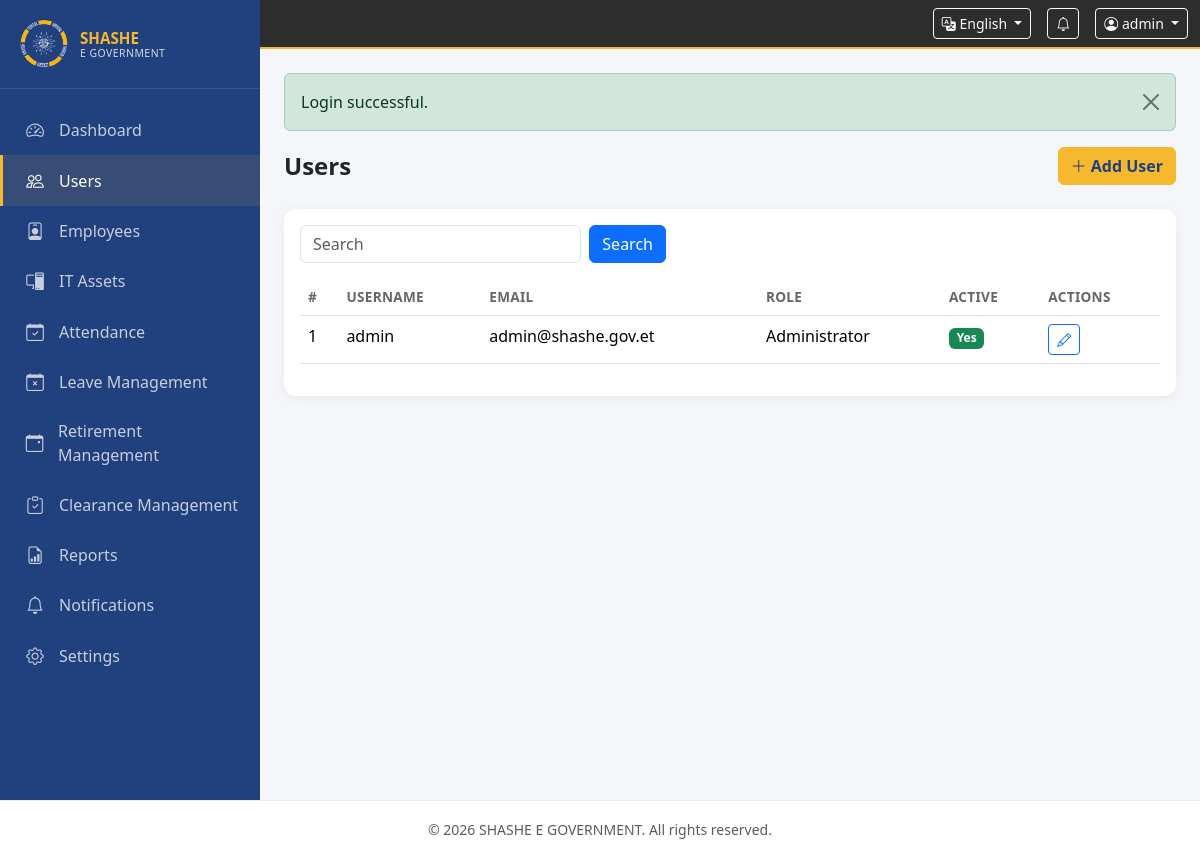
The app's page /modules/users/index.php (signed in) with its own data.
### tables this page shows
CREATE TABLE users (
    id INT UNSIGNED PRIMARY KEY AUTO_INCREMENT,
    username VARCHAR(50) NOT NULL UNIQUE,
    email VARCHAR(100) NOT NULL UNIQUE,
    password VARCHAR(255) NOT NULL,
    role_id TINYINT UNSIGNED NOT NULL,
    employee_id INT UNSIGNED DEFAULT NULL,
    is_active TINYINT(1) DEFAULT 1,
    last_login DATETIME DEFAULT NULL,
    created_at TIMESTAMP DEFAULT CURRENT_TIMESTAMP,
    updated_at TIMESTAMP DEFAULT CURRENT_TIMESTAMP ON UPDATE CURRENT_TIMESTAMP,
    FOREIGN KEY (role_id) REFERENCES roles (id)
);

CREATE TABLE roles (
    id TINYINT UNSIGNED PRIMARY KEY AUTO_INCREMENT,
    name VARCHAR(50) NOT NULL UNIQUE,
    slug VARCHAR(50) NOT NULL UNIQUE,
    description VARCHAR(255) DEFAULT NULL,
    created_at TIMESTAMP DEFAULT CURRENT_TIMESTAMP
);

### config/app.php (called while the page is built, shortened)
<?php
return [
    'name' => 'SHASHE E GOVERNMENT',
    'url' => 'http://localhost/shashemene-egevornment',
    'timezone' => 'Africa/Addis_Ababa',
    'locale' => 'en',
    'supported_locales' => ['en', 'or', 'am'],
    'locale_names' => [
        'en' => 'English',
        'or' => 'Afaan Oromoo',
        'am' => 'አማርኛ',
    ],
    'session_name' => 'SHASHE_EGOV_SESSION',
    'session_lifetime' => 7200,
    'csrf_token_name' => '_csrf_token',
    'max_upload_size' => 10 * 1024 * 1024,
    'allowed_upload_types' => [
        'pdf' => 'application/pdf',
        'doc' => 'application/msword',
        'docx' => 'application/vnd.openxmlformats-officedocument.wordprocessingml.document',
        'jpg' => 'image/jpeg',
        'jpeg' => 'image/jpeg',
        'png' => 'image/png',
    ],
    'roles' => [
        'admin' => 1,
        'hr' => 2,
        'it' => 3,
        'employee' => 4,
    ],
    'brand' => [
        'primary' => '#F5B82E',
        'dark' => '#1a1a1a',
    ],
    'jwt' => [
        'secret' => getenv('JWT_SECRET') ?: base64_encode(random_bytes(32)),
        'algorithm' => 'HS256',
        'expiration' => 7200,
        'issuer' => 'shashe-egovernment',
    ],
    'api' => [
        'cors_origins' => [
            'http://localhost:3000',
            'http://localhost:5173',
            'http://localhost:8080',
        ],
        'cors_methods' => ['GET', 'POST', 'PUT', 'DELETE', 'OPTIONS'],
        'cors_headers' => ['Content-Type', 'Authorization'],
        'cors_credentials' => true,
        'rate_limiting' => [
            'enabled' => true,
            'requests_per_minute' => 100,
            'login_attempts_per_hour' => 5,
        ],
    ],
];

### includes/auth.php (called while the page is built, shortened)
<?php
function currentUser(): ?array
{
    return $_SESSION['user'] ?? null;
}
function hasRole(string ...$roles): bool
{
    $user = currentUser();
    return in_array($user['role_slug'], $roles, true);
}

### includes/lang.php (called while the page is built, shortened)
<?php
$translations = [];
function loadTranslations(string $locale): void
{
    $file = __DIR__ . '/lang/' . $locale . '.php';
    $translations = require $file;
}
function __(string $key, array $replace = []): string
{
    global $translations;
    $text = $translations[$key] ?? $key;
    foreach ($replace as $search => $value) {
        $text = str_replace(':' . $search, (string) $value, $text);
    }
    return $text;
}

### modules/users/index.php (the view, shortened to what this page needs)
<?php
require_once __DIR__ . '/../../includes/bootstrap.php';
$page = max(1, (int) ($_GET['page'] ?? 1));
$search = trim($_GET['search'] ?? '');
$where = '1=1';
$params = [];
$countStmt = $pdo->prepare("SELECT COUNT(*) FROM users u WHERE $where");
$countStmt->execute($params);
$pagination = paginate((int) $countStmt->fetchColumn(), $page);
$stmt = $pdo->prepare(
    "SELECT u.*, r.name AS role_name FROM users u JOIN roles r ON u.role_id = r.id
     WHERE $where ORDER BY u.created_at DESC LIMIT {$pagination['per_page']} OFFSET {$pagination['offset']}"
);
$stmt->execute($params);
$users = $stmt->fetchAll();
require __DIR__ . '/../../includes/header.php';
?>
<div class="page-header d-flex justify-content-between align-items-center flex-wrap gap-2">
    <h1><?= __('users') ?></h1>
    <a href="<?= baseUrl('modules/users/create.php') ?>" class="btn btn-brand"><i class="bi bi-plus-lg me-1"></i><?= __('add_user') ?></a>
</div>
<div class="card">
    <div class="card-body">
        <form method="get" class="row g-2 mb-3">
            <div class="col-md-4"><input type="text" name="search" class="form-control" placeholder="<?= __('search') ?>" value="<?= e($search) ?>"></div>
            <div class="col-auto"><button type="submit" class="btn btn-primary"><?= __('search') ?></button></div>
        </form>
        <div class="table-responsive">
            <table class="table table-hover">
                <thead><tr>
                    <th>#</th><th><?= __('username') ?></th><th><?= __('email') ?></th><th><?= __('role') ?></th><th><?= __('is_active') ?></th><th><?= __('actions') ?></th>
                </tr></thead>
                <tbody>
                <?php foreach ($users as $u): ?>
                <tr>
                    <td><?= (int) $u['id'] ?></td>
                    <td><?= e($u['username']) ?></td>
                    <td><?= e($u['email']) ?></td>
                    <td><?= e($u['role_name']) ?></td>
                    <td><span class="badge bg-<?= $u['is_active'] ? 'success' : 'secondary' ?>"><?= $u['is_active'] ? __('yes') : __('no') ?></span></td>
                    <td>
                        <a href="<?= baseUrl('modules/users/edit.php?id=' . $u['id']) ?>" class="btn btn-sm btn-outline-primary"><i class="bi bi-pencil"></i></a>
                    </td>
                </tr>
                <?php endforeach; ?>
                </tbody>
            </table>
        </div>
    </div>
</div>
<?php require __DIR__ . '/../../includes/footer.php'; ?>

### includes/header.php (shortened to what this page needs)
<?php
$config = require __DIR__ . '/../config/app.php';
$bodyClass = $bodyClass ?? '';
$user = currentUser();
?>
<!DOCTYPE html>
<html lang="<?= e($locale ?? 'en') ?>" dir="ltr">
<head>
    <link href="https://cdn.jsdelivr.net/npm/bootstrap@5.3.3/dist/css/bootstrap.min.css" rel="stylesheet">
    <link href="https://cdn.jsdelivr.net/npm/bootstrap-icons@1.11.3/font/bootstrap-icons.min.css" rel="stylesheet">
    <link href="<?= assetUrl('css/style.css') ?>" rel="stylesheet">
</head>
<body class="<?= e($bodyClass) ?>">
<?php if ($user): ?>
<div class="app-wrapper">
    <?php require __DIR__ . '/sidebar.php'; ?>
    <div class="main-content">
        <nav class="topbar navbar navbar-dark">
            <div class="container-fluid">
                <div class="d-flex align-items-center ms-auto gap-3">
                    <div class="dropdown">
                        <button class="btn btn-sm btn-outline-light dropdown-toggle" data-bs-toggle="dropdown">
                            <i class="bi bi-translate"></i> <?= e($config['locale_names'][$locale] ?? 'EN') ?>
                        </button>
                    </div>
                    <a href="<?= baseUrl('modules/notifications/index.php') ?>" class="btn btn-sm btn-outline-light position-relative">
                        <i class="bi bi-bell"></i>
                    </a>
                    <div class="dropdown">
                        <button class="btn btn-sm btn-outline-light dropdown-toggle" data-bs-toggle="dropdown">
                            <i class="bi bi-person-circle"></i> <?= e($user['username']) ?>
                        </button>
                    </div>
                </div>
            </div>
        </nav>
        <main class="content-area p-3 p-md-4">
            <?= renderFlash() ?>
<?php else: ?>
<main>
<?php endif; ?>

### includes/sidebar.php (shortened to what this page needs)
<?php
$menuItems = [
    ['module' => 'dashboard', 'icon' => 'speedometer2', 'label' => __('dashboard'), 'url' => 'modules/dashboard/index.php'],
    ['module' => 'users', 'icon' => 'people', 'label' => __('users'), 'url' => 'modules/users/index.php', 'roles' => ['admin']],
    ['module' => 'employees', 'icon' => 'person-badge', 'label' => __('employees'), 'url' => 'modules/employees/index.php'],
    ['module' => 'assets', 'icon' => 'pc-display', 'label' => __('assets'), 'url' => 'modules/assets/index.php'],
    ['module' => 'attendance', 'icon' => 'calendar-check', 'label' => __('attendance'), 'url' => 'modules/attendance/index.php'],
    ['module' => 'leave', 'icon' => 'calendar-x', 'label' => __('leave'), 'url' => 'modules/leave/index.php'],
    ['module' => 'retirement', 'icon' => 'calendar-event', 'label' => __('retirement_management'), 'url' => 'modules/retirement/index.php', 'roles' => ['admin', 'hr']],
    ['module' => 'clearance', 'icon' => 'clipboard-check', 'label' => __('clearance_management'), 'url' => 'modules/clearance/index.php', 'roles' => ['admin', 'hr']],
    ['module' => 'reports', 'icon' => 'file-earmark-bar-graph', 'label' => __('reports'), 'url' => 'modules/reports/index.php'],
    ['module' => 'notifications', 'icon' => 'bell', 'label' => __('notifications'), 'url' => 'modules/notifications/index.php'],
    ['module' => 'settings', 'icon' => 'gear', 'label' => __('settings'), 'url' => 'modules/settings/index.php', 'roles' => ['admin']],
];
?>
<aside class="sidebar" id="sidebar">
    <div class="sidebar-brand">
        <img src="<?= assetUrl('img/logo.png') ?>" alt="<?= e(__('app_name')) ?>" class="sidebar-logo">
        <div class="brand-text">
            <strong>SHASHE</strong>
            <small>E GOVERNMENT</small>
        </div>
    </div>
    <nav class="sidebar-nav">
        <ul class="nav flex-column">
            <?php foreach ($menuItems as $item):
                $active = str_contains($_SERVER['REQUEST_URI'] ?? '', $item['url']) ? ' active' : '';
            ?>
            <li class="nav-item">
                <a class="nav-link<?= $active ?>" href="<?= baseUrl($item['url']) ?>">
                    <i class="bi bi-<?= e($item['icon']) ?>"></i>
                    <span><?= e($item['label']) ?></span>
                </a>
            </li>
            <?php endforeach; ?>
        </ul>
    </nav>
</aside>

### includes/functions.php (shortened to what this page needs)
<?php
function e(?string $value): string
{
    return htmlspecialchars($value ?? '', ENT_QUOTES | ENT_SUBSTITUTE, 'UTF-8');
}
function baseUrl(string $path = ''): string
{
    static $base = null;
    if ($base === null) {
        $config = require __DIR__ . '/../config/app.php';
        $base = rtrim($config['url'], '/');
    }
    $path = ltrim($path, '/');
    return $path === '' ? $base : $base . '/' . $path;
}
function assetUrl(string $path): string
{
    return baseUrl('assets/' . ltrim($path, '/'));
}
function getFlash(): array
{
    $messages = $_SESSION['flash'] ?? [];
    return $messages;
}
function renderFlash(): string
{
    $messages = getFlash();
    $html = '';
    foreach ($messages as $type => $items) {
        $class = match ($type) {
            'success' => 'alert-success',
            'error', 'danger' => 'alert-danger',
            'warning' => 'alert-warning',
            default => 'alert-info',
        };
        foreach ($items as $msg) {
            $html .= '<div class="alert ' . $class . ' alert-dismissible fade show" role="alert">'
                . e($msg)
                . '<button type="button" class="btn-close" data-bs-dismiss="alert"></button></div>';
        }
    }
    return $html;
}
function paginate(int $total, int $page, int $perPage = 15): array
{
    $totalPages = max(1, (int) ceil($total / $perPage));
    $page = max(1, min($page, $totalPages));
    $offset = ($page - 1) * $perPage;
    return [
        'total' => $total,
        'page' => $page,
        'per_page' => $perPage,
        'total_pages' => $totalPages,
        'offset' => $offset,
    ];
}

### includes/footer.php (shortened to what this page needs)
<?php if ($user ?? currentUser()): ?>
        </main>
    </div>
</div>
<?php else: ?>
</main>
<?php endif; ?>
<footer class="app-footer text-center py-3">
    <small class="text-muted"><?= __('copyright', ['year' => date('Y')]) ?></small>
</footer>
</body>
</html>

### assets/css/style.css (style rules this page uses)
:root { --brand-primary: #F5B82E; --brand-dark: #21407e; --brand-dark-light: #2d2d2d; --sidebar-width: 260px; }
* { box-sizing: border-box; }
body { font-family: 'Segoe UI', system-ui, -apple-system, sans-serif; background: #f4f6f9; min-height: 100vh; }
.app-wrapper { display: flex; min-height: 100vh; }
.sidebar { width: var(--sidebar-width); background: var(--brand-dark); color: #fff; position: fixed; top: 0; left: 0; height: 100vh; z-index: 1040; display: flex; flex-direction: column; transition: transform 0.3s ease; }
.sidebar-brand { padding: 1.25rem; display: flex; align-items: center; gap: 0.75rem; border-bottom: 1px solid rgba(255,255,255,0.1); }
.sidebar-logo { width: 48px; height: 48px; border-radius: 50%; object-fit: cover; }
.brand-text { display: flex; flex-direction: column; line-height: 1.2; }
.brand-text strong { color: var(--brand-primary); font-size: 0.95rem; }
.brand-text small { font-size: 0.65rem; opacity: 0.8; letter-spacing: 0.5px; }
.sidebar-nav { flex: 1; overflow-y: auto; padding: 1rem 0; }
.sidebar-nav .nav-link { color: rgba(255,255,255,0.75); padding: 0.75rem 1.25rem; display: flex; align-items: center; gap: 0.75rem; border-left: 3px solid transparent; transition: all 0.2s; }
.sidebar-nav .nav-link:hover, .sidebar-nav .nav-link.active { color: #fff; background: rgba(245,184,46,0.1); border-left-color: var(--brand-primary); }
.sidebar-nav .nav-link i { font-size: 1.1rem; width: 1.5rem; text-align: center; }
.main-content { margin-left: var(--sidebar-width); flex: 1; display: flex; flex-direction: column; min-height: 100vh; }
.topbar { background: var(--brand-dark-light) !important; border-bottom: 2px solid var(--brand-primary); padding: 0.5rem 0; position: sticky; top: 0; z-index: 1030; }
.content-area { flex: 1; }
.page-header { margin-bottom: 1.5rem; }
.page-header h1 { font-size: 1.5rem; font-weight: 600; margin: 0; }
.card { border: none; border-radius: 12px; box-shadow: 0 2px 12px rgba(0,0,0,0.06); }
.btn-brand { background: var(--brand-primary); border-color: var(--brand-primary); color: var(--brand-dark); font-weight: 600; }
.table th { font-weight: 600; font-size: 0.85rem; text-transform: uppercase; letter-spacing: 0.3px; color: #666; border-bottom-width: 1px; }
.app-footer { background: #fff; border-top: 1px solid #eee; }

### records on screen
users: username "admin", id "1", email "admin@shashe.gov.et", role.name "Administrator"

### other values on screen
$item['label'] "Dashboard"
$item['label'] "Users"
$item['label'] "Employees"
$item['label'] "IT Assets"
$item['label'] "Attendance"
$item['label'] "Leave Management"
$item['label'] "Retirement Management"
$item['label'] "Clearance Management"
$item['label'] "Reports"
$item['label'] "Notifications"
$item['label'] "Settings"
$config['locale_names'][$locale] "English"
$msg "Login successful."
__('users') "Users"
__('add_user') "Add User"
